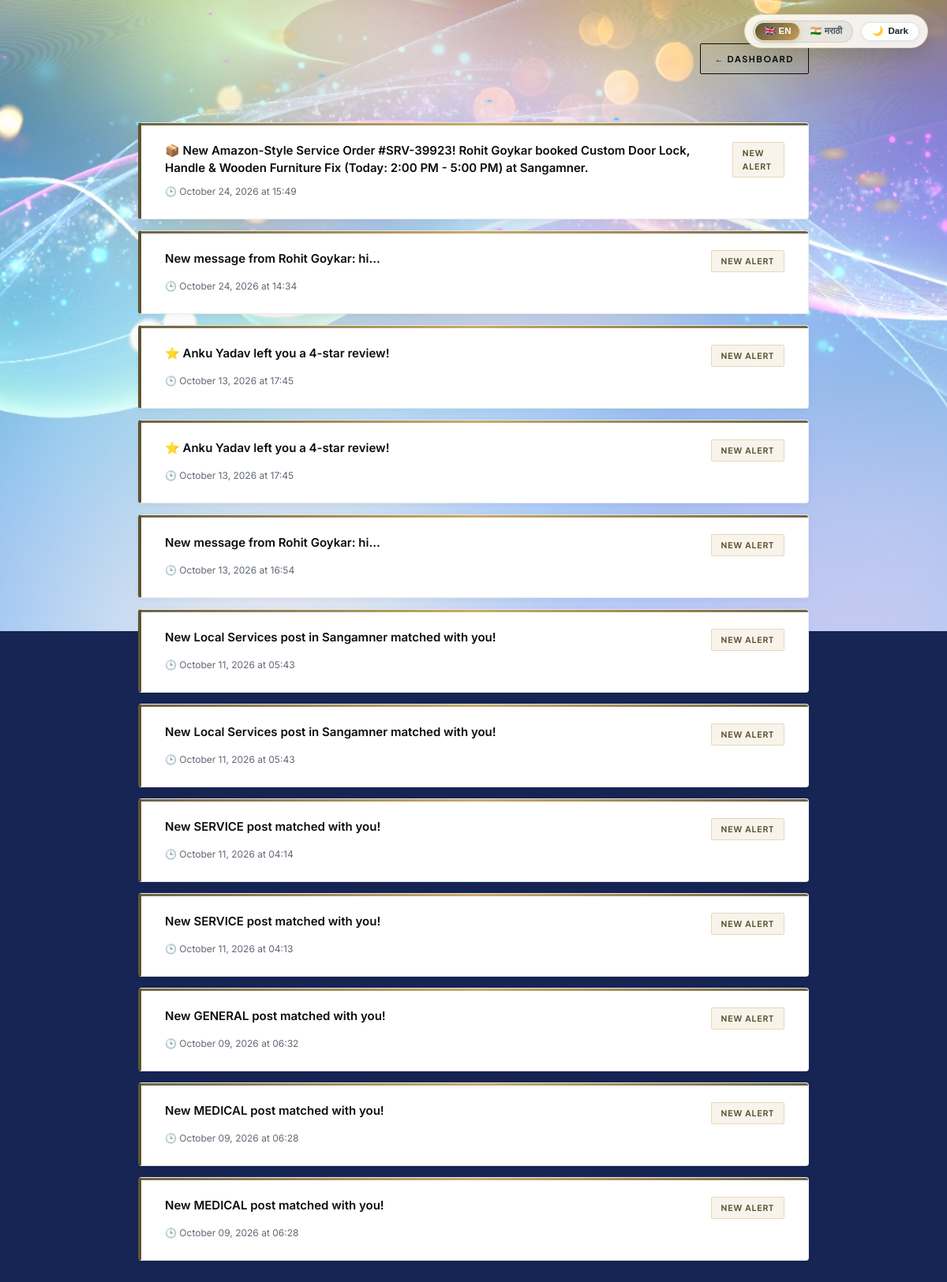
/notifications (signed in), run on the app's committed database.
### app.py (models this page shows)
class Notification(db.Model):
    id = db.Column(db.Integer, primary_key=True)
    user_id = db.Column(db.Integer, db.ForeignKey('user.id'), nullable=False)
    message = db.Column(db.String(500), nullable=False)
    type = db.Column(db.String(50), default='email')
    is_read = db.Column(db.Boolean, default=False)
    created_at = db.Column(db.DateTime, default=datetime.utcnow)
    post_id = db.Column(db.Integer, db.ForeignKey('post.id'), nullable=True)
    user = db.relationship('User', backref='notifications')
    post = db.relationship('Post', backref='notifications')

### app.py (the view)
@app.route('/notifications')
def notifications():
    if 'username' not in session:
        return redirect(url_for('login'))
    user = User.query.filter_by(username=session['username']).first()
    if not user:
        session.clear()
        return redirect(url_for('login'))
    user_notifications = Notification.query.filter_by(user_id=user.id).order_by(
        Notification.created_at.desc()
    ).all()
    for notif in user_notifications:
        if not notif.is_read:
            notif.is_read = True
    db.session.commit()
    return render_template('notifications.html', notifications=user_notifications, user=user)

### templates/notifications.html (shortened to what this page needs)
<!DOCTYPE html>
<html lang="en">
<head>
    <link rel="stylesheet" href="{{ url_for('static', filename='style.css') }}">
</head>
<body>
    <div class="container">
        <div style="display: flex; justify-content: space-between; align-items: center; border-bottom: 1px solid var(--border-color); padding-bottom: 20px; flex-wrap: wrap; gap: 15px;">
            <div>
                <h1 style="font-size: 34px; margin-bottom: 4px;">District Notifications</h1>
                <p style="color: var(--muted-text); font-size: 14px;">Instant alerts regarding neighbor matches, notices, and direct requests.</p>
            </div>
            <a href="{{ url_for('dashboard') }}" class="btn-luxury-outline" style="padding: 10px 18px; font-size: 11px;">&larr; Dashboard</a>
        </div>
        <div style="display: flex; flex-direction: column; gap: 14px;">
            {% for notif in notifications %}
            <div class="luxury-card card-tilt" style="padding: 24px 30px; {% if not notif.is_read %}border-left: 4px solid var(--accent-gold); background: #FFFFFF;{% else %}opacity: 0.85; background: #F8F9F5;{% endif %}">
                <div style="display: flex; justify-content: space-between; align-items: flex-start; margin-bottom: 8px;">
                    <div style="font-size: 15px; font-weight: 600; color: var(--obsidian-black); line-height: 1.5;">
                        {{ notif.message }}
                    </div>
                    {% if not notif.is_read %}
                    <span class="badge-luxury badge-gold">New Alert</span>
                    {% endif %}
                </div>
                <div style="font-size: 12px; color: var(--muted-text); display: flex; align-items: center; gap: 6px;">
                    <span>🕒 {{ notif.created_at.strftime('%B %d, %Y at %H:%M') }}</span>
                </div>
            </div>
            {% endfor %}
        </div>
    </div>
</body>
</html>

### static/style.css (style rules this page uses)
:root { --obsidian-950: #05070A; --obsidian-900: #0A0C10; --obsidian-850: #10141C; --obsidian-800: #161B26; --obsidian-700: #232B3B; --obsidian-600: #333E54; --bg-cream: #EAECDD; --bg-cream-light: #F4F5EF; --bg-alabaster: #F8F9F5; --primary-white: #FFFFFF; --gold-primary: #C5A059; --gold-deep: #5E5332; --gold-dark: #3E3721; --gold-light: #DFBF7A; --gold-subtle: rgba(197, 160, 89, 0.12); --gold-glow: rgba(197, 160, 89, 0.35); --accent-indigo: #6366F1; --accent-emerald: #10B981; --accent-emerald-subtle: rgba(16, 185, 129, 0.12); --accent-amber: #F59E0B; --accent-rose: #EF4444; --accent-rose-subtle: rgba(239, 68, 68, 0.12); --accent-cyan: #06B6D4; --text-primary: #0A0C10; --text-secondary: #4A5568; --text-muted: #718096; --text-light: #A0AEC0; --text-on-dark: #F7FAFC; --border-subtle: rgba(10, 12, 16, 0.08); --border-medium: rgba(10, 12, 16, 0.14); --border-gold: rgba(197, 160, 89, 0.3); --glass-bg: rgba(255, 255, 255, 0.88); --glass-bg-dark: rgba(10, 12, 16, 0.88); --glass-border: rgba(255, 255, 255, 0.5); --glass-shadow: 0 20px 45px -15px rgba(10, 12, 16, 0.1); --transition-fast: 0.18s cubic-bezier(0.16, 1, 0.3, 1); --transition-normal: 0.3s cubic-bezier(0.16, 1, 0.3, 1); --transition-slow: 0.6s cubic-bezier(0.16, 1, 0.3, 1); --transition-bounce: 0.5s cubic-bezier(0.175, 0.885, 0.32, 1.275); --shadow-sm: 0 2px 8px rgba(10, 12, 16, 0.04); --shadow-md: 0 10px 30px rgba(10, 12, 16, 0.06); --shadow-lg: 0 20px 50px rgba(10, 12, 16, 0.1); --shadow-gold: 0 10px 30px rgba(197, 160, 89, 0.2); }
html { background-color: #172554 !important; scroll-behavior: smooth; text-size-adjust: 100%; }
body { font-family: 'Inter', -apple-system, BlinkMacSystemFont, 'Segoe UI', Roboto, sans-serif; background-color: transparent !important; background: transparent !important; color: var(--text-primary); line-height: 1.65; -webkit-font-smoothing: antialiased; -moz-osx-font-smoothing: grayscale; min-height: 100vh; position: relative; }
h1, h2, h3, h4, h5, h6, .font-serif { font-family: 'Playfair Display', Georgia, serif; font-weight: 700; color: var(--obsidian-900); letter-spacing: -0.015em; line-height: 1.25; }
.luxury-card { background: var(--primary-white); border: 1px solid var(--border-subtle); border-radius: 4px; position: relative; box-shadow: var(--shadow-sm); transition: var(--transition-normal); overflow: hidden; }
.luxury-card::before { content: ''; position: absolute; top: 0; left: 0; width: 100%; height: 3px; background: linear-gradient(90deg, var(--gold-deep), var(--gold-primary), var(--gold-deep)); opacity: 0.9; transition: var(--transition-normal); }
.btn-luxury-outline { position: relative; display: inline-flex; align-items: center; justify-content: center; gap: 10px; padding: 12px 26px; background: transparent; color: var(--obsidian-900); border: 1.5px solid var(--obsidian-900); font-family: 'Plus Jakarta Sans', 'Inter', sans-serif; font-size: 12px; font-weight: 700; text-transform: uppercase; letter-spacing: 1.5px; text-decoration: none; cursor: pointer; transition: var(--transition-normal); border-radius: 2px; }
.badge-luxury { display: inline-flex; align-items: center; gap: 6px; padding: 5px 12px; font-family: 'Plus Jakarta Sans', 'Inter', sans-serif; font-size: 10.5px; font-weight: 700; text-transform: uppercase; letter-spacing: 1px; border-radius: 2px; transition: var(--transition-normal); }
.badge-gold { background: var(--gold-subtle); color: var(--gold-deep); border: 1px solid rgba(197, 160, 89, 0.35); }
body { top: 0px !important; }
.badge-luxury { transition: transform 0.25s ease, box-shadow 0.25s ease; }

### templates/notifications.html (style rules this page uses)
:root { --primary-white: #FFFFFF; --bg-cream: #EAECDD; --light-bg: #F8F9F5; --accent-gold: #5E5332; --accent-gold-light: #C5A059; --obsidian-black: #0A0C10; --muted-text: #606875; --border-color: rgba(10, 12, 16, 0.08); --transition-smooth: all 0.35s cubic-bezier(0.16, 1, 0.3, 1); }
* { margin: 0; padding: 0; box-sizing: border-box; }
body { font-family: 'Inter', sans-serif; background-color: var(--bg-cream); color: var(--obsidian-black); line-height: 1.6; padding: 40px 20px; min-height: 100vh; }
.container { max-width: 850px; margin: 0 auto; display: flex; flex-direction: column; gap: 25px; }

### data on the page
Notification: message "📦 New Amazon-Style Service Order #SRV-39923! Rohit Goykar booked Custom Door Lock, Handle & Wooden Furniture Fix (Today: 2:00 PM - 5:00 PM) at Sangamner.", is_read "NEW ALERT", created_at "October 24, 2026 at 15:49"
Notification: message "New message from Rohit Goykar: hi...", is_read "NEW ALERT", created_at "October 24, 2026 at 14:34"
Notification: message "⭐ Anku Yadav left you a 4-star review!", is_read "NEW ALERT", created_at "October 13, 2026 at 17:45"
Notification: message "⭐ Anku Yadav left you a 4-star review!", is_read "NEW ALERT", created_at "October 13, 2026 at 17:45"
Notification: message "New message from Rohit Goykar: hi...", is_read "NEW ALERT", created_at "October 13, 2026 at 16:54"
Notification: message "New Local Services post in Sangamner matched with you!", is_read "NEW ALERT", created_at "October 11, 2026 at 05:43"
Notification: message "New Local Services post in Sangamner matched with you!", is_read "NEW ALERT", created_at "October 11, 2026 at 05:43"
Notification: message "New SERVICE post matched with you!", is_read "NEW ALERT", created_at "October 11, 2026 at 04:14"
Notification: message "New SERVICE post matched with you!", is_read "NEW ALERT", created_at "October 11, 2026 at 04:13"
Notification: message "New GENERAL post matched with you!", is_read "NEW ALERT", created_at "October 09, 2026 at 06:32"
Notification: message "New MEDICAL post matched with you!", is_read "NEW ALERT", created_at "October 09, 2026 at 06:28"
Notification: message "New MEDICAL post matched with you!", is_read "NEW ALERT", created_at "October 09, 2026 at 06:28"
